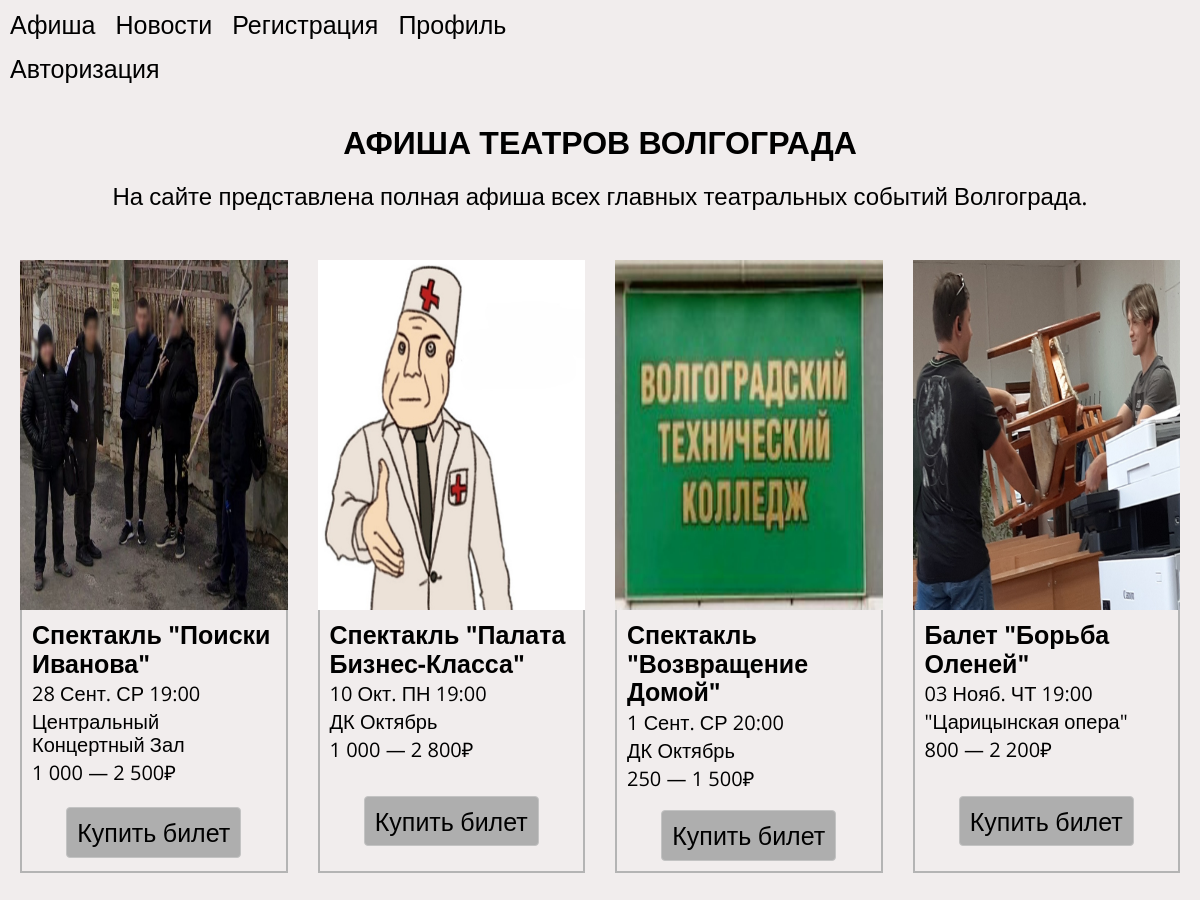
Before: / with the older database file.
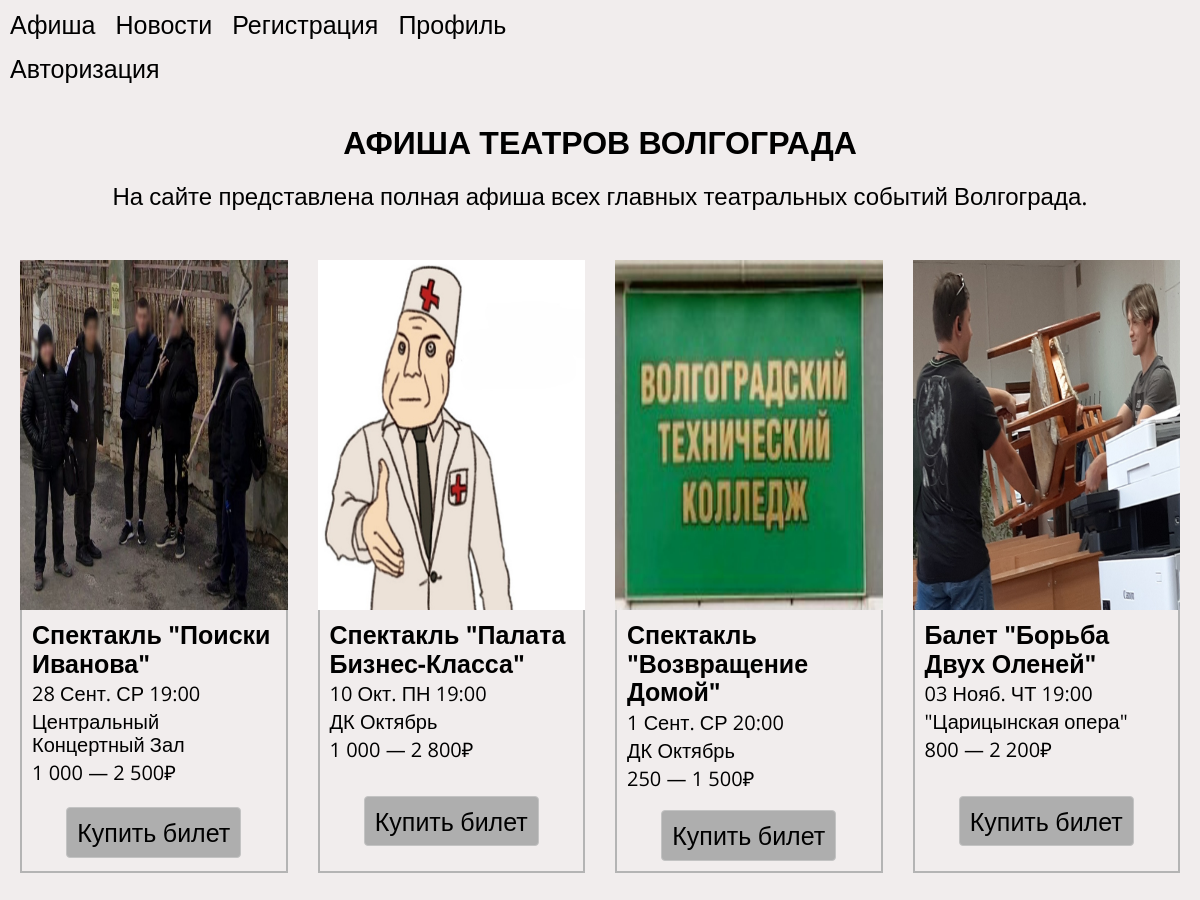
After: the same page with the newer database file.
### tables this page shows
CREATE TABLE `poster` (
  `id` int NOT NULL,
  `img` varchar(255) NOT NULL,
  `name` varchar(255) NOT NULL,
  `date` varchar(255) NOT NULL,
  `place` varchar(255) NOT NULL,
  `price` varchar(255) NOT NULL
);

### index.php (the view, shortened to what this page needs)
<?php
include 'connect.php';
if (!$conn) {
    die("Ошибка: " . mysqli_connect_error());
} else {
    $posterSelect = "SELECT * FROM `poster`";
    $posterSelectResult = mysqli_query($conn, $posterSelect);
}
?>
<!DOCTYPE html>
<html lang="ru">
<head>
    <link rel="stylesheet" href="style/normalize.css">
    <link rel="stylesheet" href="style/style.css">
</head>
<body>
    <header class="header">
        <nav class="header-nav">
            <ul class="menu flex">
                <li>
                    <a href="index.php" class="header-link">Афиша</a>
                </li>
                <li>
                    <a href="#">Новости</a>
                <li>
                    <a href="reg.php">Регистрация</a>
                </li>
                </li>
                <li>
                    <a href="profil.php">Профиль</a>
                </li>
            </ul>
            <?php
            echo "<ul class='header-cabinet'>";
            if (isset($_SESSION["userid"])) {
                $userlogin  = $_SESSION["userid"];
                $userSelect = "SELECT login FROM `user` WHERE id = '$userlogin'";
                $userResult = mysqli_query($conn, $userSelect);
                $userFetch = mysqli_fetch_array($userResult);
                echo "<span class ='nameclass'>" . $userFetch['login'] . "</span>";
                echo "<a href='exit.php'>" . " выйти?" . "</a>";
            } else {
                echo "<a href='auth.php'>" . "Авторизация" . "</a>";
            }
            echo "</ul>"
            ?>
        </nav>
    </header>
    <main class="main">
        <section class="section header__section">
            <div class="container main-container">
                <h1 class="container-header">
                    АФИША ТЕАТРОВ ВОЛГОГРАДА
                </h1>
                <p class="container header-info">На&nbsp;сайте представлена полная афиша всех главных театральных событий Волгограда.</p>
            </div>
        </section>
        <section class="poster__section">
            <div class="container poster-container">
                <ul class="poster-list">
                <?php
                foreach ($posterSelectResult as $posterRow) {
                    echo "<li class='poster-item'>";
                    echo "<img src='img/" . $posterRow['img'] . "' alt=''>";
                    echo "<div class='poster-content-wrapper'>";
                    echo "<h2 class='poster-header'>" .
                        "<a href='index.php?name=' class='poster-link'>" . $posterRow['name'] . "</a>" .
                        "</h2>";
                    echo "<span class='poster-span'>" . "$posterRow[date]" . "</span>";
                    echo "<span class='poster-span'>" . "$posterRow[place]" . "</span>";
                    echo "<span class='poster-span'>" . "$posterRow[price]" . "</span>";
                    echo "<div class='theatre-about-wrapper'>";
                    echo "<a href='theatre.php?posterid=" . $posterRow['id'] . "' class='about-btn'>" . "Купить билет" . "</a>";
                    echo "</div>";
                    echo "</div>";
                    echo "</li>";
                }
                ?>
                </ul>
            </div>
        </section>
    </main>
</body>
</html>

### style/style.css (style rules this page uses)
html { box-sizing: border-box; }
*, *::before, *::after { box-sizing: inherit; }
a { align-items: center; text-decoration: none; color: black; font-size: 25px; padding-right: 20px; }
body { min-width: 320px; background-color: rgb(241, 237, 237); font-family: 'Open Sans', sans-serif; }
.header { padding-bottom: 10px; }
img { max-width: 100%; }
.flex { display: flex; }
.container { padding: 0 15px; margin: 0 auto; max-width: 1770px; }
ul { list-style: none; padding: 0; margin: 0; }
.main-container { text-align: center; margin-bottom: 30px; }
.menu { margin-bottom: 15px; }
.header-info { font-size: 24px; }
.header-nav { padding: 10px; }
.poster-list { display: flex; }
.poster-container { padding: 20px; }
.poster-item { width: calc((100% - 30px * 2) / 3); margin-bottom: 10px; display: flex; flex-direction: column; }
.poster-item:not(:last-child) { margin-right: 30px; }
.poster-item img { display: flex; flex: 1; max-height: 350px; min-height: 350px; object-fit: fill; overflow: hidden; }
.poster-content-wrapper { display: flex; flex: 1; flex-direction: column; padding: 10px; border: 2px solid rgb(180, 180, 180); border-top: none; }
.poster-header { margin: 0; margin-bottom: 5px; }
.poster-link { margin-bottom: 10px; }
.poster-span { margin-bottom: 5px; font-size: 20px; }
.theatre-about-wrapper { display: flex; flex: 1; justify-content: center; align-items: flex-end; padding-top: 15px; }
.about-btn { padding: 10px; color: rgb(0, 0, 0); background-color: rgb(174, 174, 174); border: 1px solid rgb(195, 195, 195); border-radius: 4px; }
.theatre-about-wrapper { align-items: center; }

Changed rows visible on the page:
changed poster "03 Нояб. ЧТ 19:00": name "Балет \"Борьба Оленей\"" → "Балет \"Борьба Двух Оленей\""
